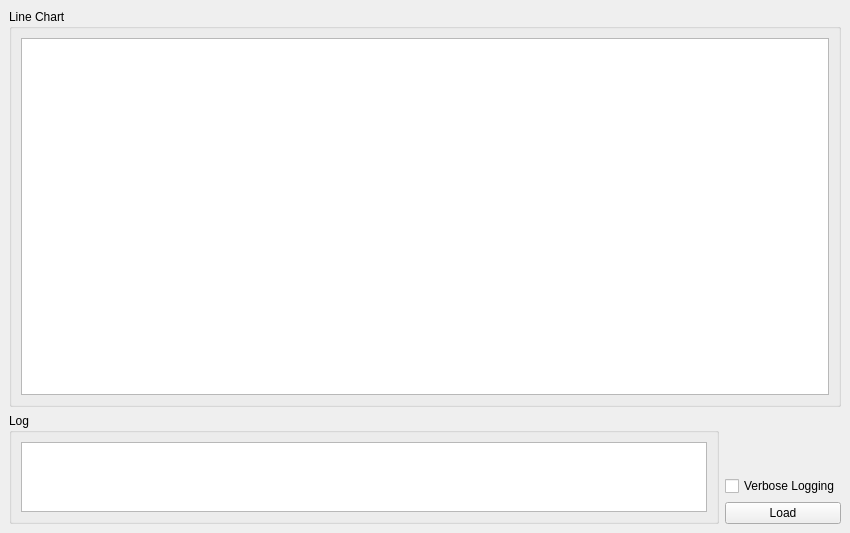
<?xml version="1.0" encoding="UTF-8"?>
<ui version="4.0">
 <class>MainWindow</class>
 <widget class="QMainWindow" name="MainWindow">
  <property name="geometry">
   <rect>
    <x>0</x>
    <y>0</y>
    <width>850</width>
    <height>533</height>
   </rect>
  </property>
  <property name="windowTitle">
   <string>QVisualizer</string>
  </property>
  <widget class="QWidget" name="centralwidget">
   <layout class="QVBoxLayout" name="verticalLayout_2">
    <item>
     <layout class="QVBoxLayout" name="verticalLayout" stretch="5,1">
      <item>
       <widget class="QGroupBox" name="groupBoxLineChart">
        <property name="title">
         <string>Line Chart</string>
        </property>
        <layout class="QGridLayout" name="gridLayout">
         <item row="0" column="0">
          <widget class="QChartView" name="graphicsView"/>
         </item>
        </layout>
       </widget>
      </item>
      <item>
       <layout class="QHBoxLayout" name="horizontalLayout" stretch="7,1">
        <item>
         <widget class="QGroupBox" name="groupBoxLog">
          <property name="title">
           <string>Log</string>
          </property>
          <layout class="QGridLayout" name="gridLayout_2">
           <item row="0" column="0">
            <widget class="QPlainTextEdit" name="plainTextEdit">
             <property name="readOnly">
              <bool>true</bool>
             </property>
            </widget>
           </item>
          </layout>
         </widget>
        </item>
        <item>
         <layout class="QVBoxLayout" name="verticalLayout_3">
          <item>
           <spacer name="verticalSpacer">
            <property name="orientation">
             <enum>Qt::Vertical</enum>
            </property>
            <property name="sizeHint" stdset="0">
             <size>
              <width>20</width>
              <height>40</height>
             </size>
            </property>
           </spacer>
          </item>
          <item>
           <widget class="QCheckBox" name="checkBoxVerboseLogging">
            <property name="text">
             <string>Verbose Logging</string>
            </property>
           </widget>
          </item>
          <item>
           <widget class="QPushButton" name="pushButtonLoad">
            <property name="text">
             <string>Load</string>
            </property>
           </widget>
          </item>
         </layout>
        </item>
       </layout>
      </item>
     </layout>
    </item>
   </layout>
  </widget>
 </widget>
 <customwidgets>
  <customwidget>
   <class>QChartView</class>
   <extends>QGraphicsView</extends>
   <header>QtCharts.h</header>
  </customwidget>
 </customwidgets>
 <resources/>
 <connections/>
</ui>
